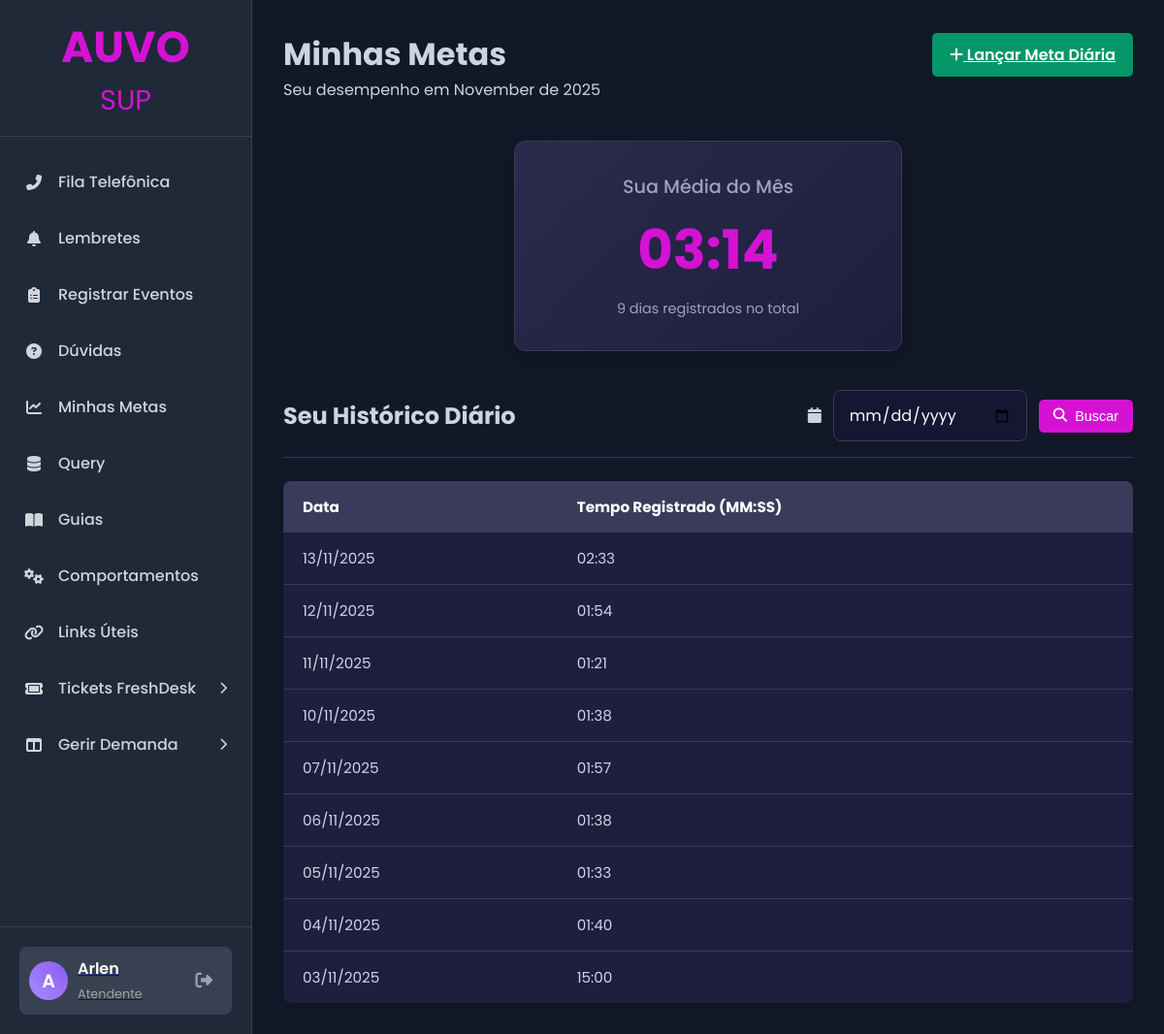
Before: /minhas-metas (signed in) with the older database file.
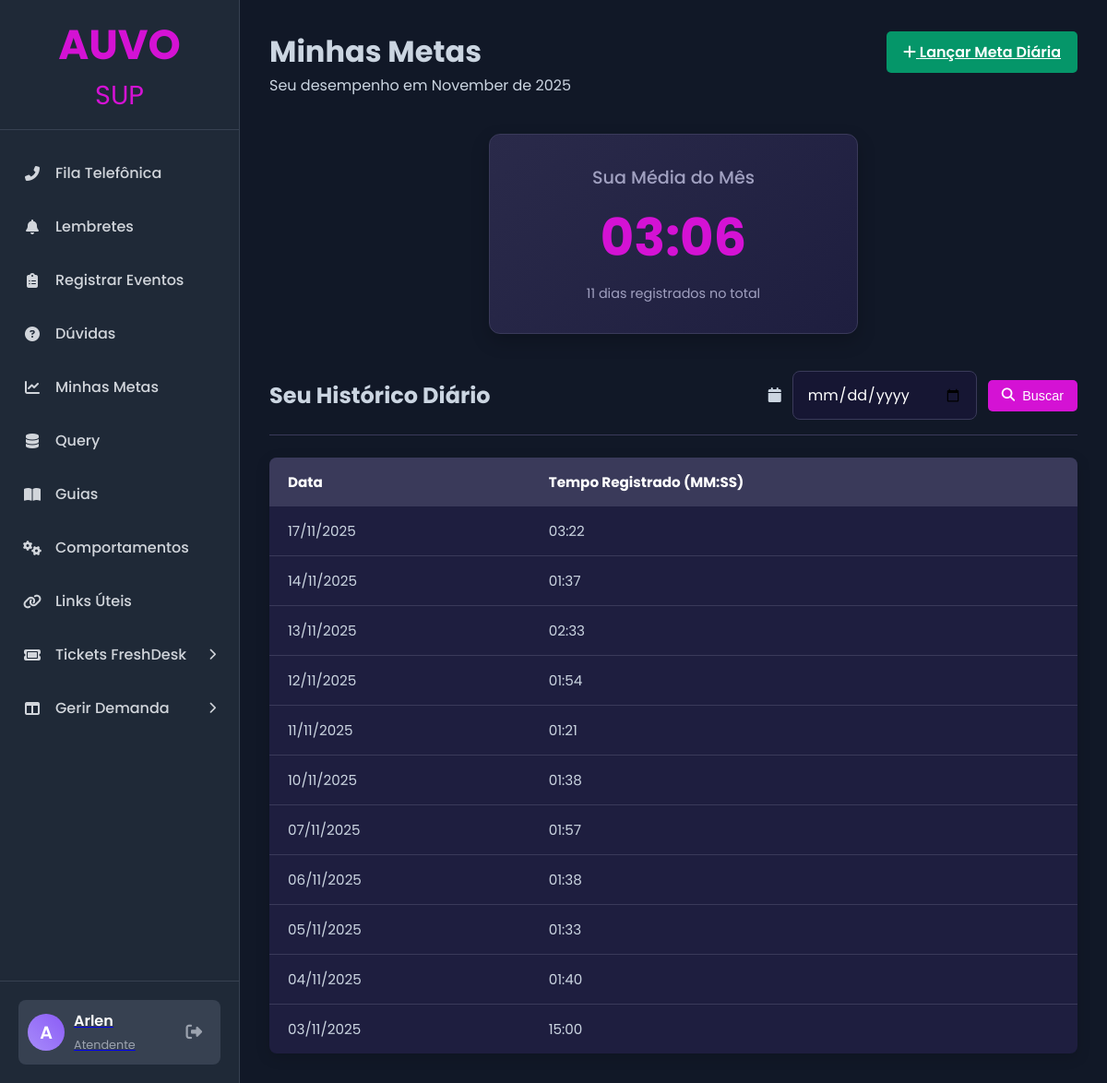
After: the same page with the newer database file.
### app.py (models this page shows, shortened)
class User(db.Model, UserMixin):
    id = db.Column(db.Integer, primary_key=True)
    name = db.Column(db.String(150), nullable=False)
    username = db.Column(db.String(80), unique=True, nullable=False)
    email = db.Column(db.String(120), unique=True, nullable=False)
    password_hash = db.Column(db.String(128), nullable=False)
    discord_id = db.Column(db.String(50), nullable=True, unique=True)
    is_admin = db.Column(db.Boolean, nullable=False, default=False)
    manager_id = db.Column(db.Integer, db.ForeignKey('user.id'), nullable=True) # <<< ADICIONADO AQUI
    lunch_start = db.Column(db.Time, nullable=True)
    lunch_end = db.Column(db.Time, nullable=True)
    ramal = db.Column(db.String(10), nullable=True)

class ServiceTime(db.Model):
    id = db.Column(db.Integer, primary_key=True)
    time_in_seconds = db.Column(db.Integer, nullable=False)
    date_recorded = db.Column(db.DateTime, default=datetime.utcnow)
    user_id = db.Column(db.Integer, db.ForeignKey('user.id'), nullable=False)
    user = db.relationship('User', backref='service_times')

### app.py (the view)
@app.route('/minhas-metas', methods=['GET'])
@login_required
def minhas_metas():
    now = datetime.utcnow()
    search_date_str = request.args.get('search_date')
    query = ServiceTime.query.filter(ServiceTime.user_id == current_user.id, extract('year', ServiceTime.date_recorded) == now.year, extract('month', ServiceTime.date_recorded) == now.month)
    if search_date_str:
        try:
            selected_date = datetime.strptime(search_date_str, '%Y-%m-%d')
            query = query.filter(db.func.date(ServiceTime.date_recorded) == selected_date.date())
        except ValueError:
            flash("Formato de data inválido.", "warning")
    my_records = query.order_by(ServiceTime.date_recorded.desc()).all()
    all_my_monthly_records = ServiceTime.query.filter(ServiceTime.user_id == current_user.id, extract('year', ServiceTime.date_recorded) == now.year, extract('month', ServiceTime.date_recorded) == now.month).all()
    my_average_time = calculate_average_time(all_my_monthly_records)
    return render_template('minhas_metas.html', title="Minhas Metas", my_average_time=my_average_time, my_records=my_records, all_my_monthly_records_count=len(all_my_monthly_records), search_date=search_date_str, now=now)

### app.py (called while the page is built)
def calculate_average_time(records):
    if not records: return "00:00"
    total_seconds = sum(r.time_in_seconds for r in records)
    avg_seconds = total_seconds / len(records)
    avg_minutes = int(avg_seconds // 60)
    avg_remaining_seconds = int(avg_seconds % 60)
    return f"{avg_minutes:02d}:{avg_remaining_seconds:02d}"

@app.context_processor
def inject_now():
    return {'now': datetime.utcnow()}

@login_manager.user_loader
def load_user(user_id):
    return User.query.get(int(user_id))

### templates/minhas_metas.html (shortened to what this page needs)
{% extends "base.html" %}
{% block content %}
<div class="page-container">
    <div class="page-header">
        <h1>{{ title }}</h1>
        <a href="{{ url_for('lancar_tempo') }}" class="action-btn resolve-btn">
            <i class="fa-solid fa-plus"></i> Lançar Meta Diária
        </a>
    </div>
    <p>Seu desempenho em {{ now.strftime('%B de %Y') }}</p>
    <div class="report-section">
        <div class="my-average-card">
            <h2>Sua Média do Mês</h2>
            <p class="average-time">{{ my_average_time }}</p>
            <p class="record-count">{{ all_my_monthly_records_count }} dias registrados no total</p>
        </div>
    </div>
    <div class="log-time-section">
        <div class="history-header">
            <h2>Seu Histórico Diário</h2>
            <form method="GET" action="{{ url_for('minhas_metas') }}" class="filter-form">
                <div class="filter-group date-filter-group">
                    <label for="search_date_input"><i class="fa-solid fa-calendar"></i></label>
                    <input type="date" name="search_date" id="search_date_input" class="form-control" value="{{ search_date or '' }}">
                </div>
                <div class="filter-group">
                    <button type="submit" class="btn-search"><i class="fa-solid fa-search"></i> Buscar</button>
                </div>
            </form>
        </div>
        {% if my_records %}
            <table class="styled-table">
                <thead>
                    <tr>
                        <th>Data</th>
                        <th>Tempo Registrado (MM:SS)</th>
                    </tr>
                </thead>
                <tbody>
                    {% for record in my_records %}
                    <tr>
                        <td>{{ record.date_recorded.strftime('%d/%m/%Y') }}</td>
                        <td>{{ '%02d:%02d' % (record.time_in_seconds // 60, record.time_in_seconds % 60) }}</td>
                    </tr>
                    {% endfor %}
                </tbody>
            </table>
        {% else %}
            <p>Nenhum tempo registrado para a data selecionada.</p>
        {% endif %}
    </div>
</div>
{% endblock %}

### templates/base.html (shortened to what this page needs)
<!DOCTYPE html>
<html lang="pt-br">
<head>
    <link rel="stylesheet" href="{{ url_for('static', filename='css/style.css') }}">
    <link rel="stylesheet" href="https://cdnjs.cloudflare.com/ajax/libs/font-awesome/6.2.0/css/all.min.css">
    {% block head_extra %}{% endblock %} </head>
<body>
    <div class="main-container">
        <nav class="sidebar">
            <div class="sidebar-header">
                <h1 style="color: #d412d4ff; font-size: 2.8em;">AUVO</h1><span style="color: #d412d4ff; font-size: 1.8em;">SUP</span>
            </div>
            <ul class="menu">
                <li class="menu-item">
                    <a href="{{ url_for('fila_telefonica') }}">
                        <i class="fa-solid fa-phone-alt menu-icon"></i>
                        <span>Fila Telefônica</span>
                    </a>
                </li>
                <li class="menu-item">
                    <a href="{{ url_for('list_reminders') }}">
                        <i class="fa-solid fa-bell menu-icon"></i>
                        <span>Lembretes</span>
                    </a>
                </li>
                <li class="menu-item">
                   <a href="{{ url_for('listar_eventos') }}">
                       <i class="fa-solid fa-clipboard-list menu-icon"></i>
                       <span>Registrar Eventos</span>
                   </a>
               </li>
                <li class="menu-item">
                   <a href="{{ url_for('listar_duvidas') }}">
                       <i class="fa-solid fa-question-circle menu-icon"></i>
                       <span>Dúvidas</span>
                   </a>
               </li>
              <li class="menu-item">
                    <a href="{{ url_for('minhas_metas') }}">
                        <i class="fa-solid fa-chart-line menu-icon"></i>
                        <span>Minhas Metas</span>
                    </a>
                </li>
                <li class="menu-item">
                       <a class="nav-link" href="{{ url_for('list_queries') }}">
                            <i class="fa-solid fa-database menu-icon"></i>
                            <span>Query</span>
                       </a>
                </li>
               <li class="menu-item">
                   <a href="{{ url_for('listar_guias') }}">
                       <i class="fa-solid fa-book-open menu-icon"></i>
                       <span>Guias</span>
                   </a>
               </li>
               <li class="menu-item">
                   <a href="{{ url_for('listar_comportamentos') }}">
                       <i class="fa-solid fa-cogs menu-icon"></i>
                       <span>Comportamentos</span>
                   </a>
               </li>
               <li class="menu-item">
                   <a href="{{ url_for('links_uteis') }}">
                       <i class="fa-solid fa-link menu-icon"></i>
                       <span>Links Úteis</span>
                   </a>
               </li>
                <li class="menu-item has-submenu" id="tickets-menu">
                    <a href="#">
                        <i class="fa-solid fa-ticket menu-icon"></i>
                        <span>Tickets FreshDesk</span>
                    </a>
                </li>
             <li class="menu-item has-submenu" id="demanda-menu">
                    <a href="#">
                        <i class="fa-solid fa-table-columns menu-icon"></i>
                        <span>Gerir Demanda </span>
                    </a>
                </li>
            </ul>
           <div class="sidebar-footer">
                {% if current_user.is_authenticated %}
                <div class="user-profile">
                    <div class="user-avatar">
                         {% if current_user.avatar_filename %}
                            <img src="{{ url_for('static', filename='uploads/avatars/' + current_user.avatar_filename) }}" alt="Avatar">
                        {% else %}
                            {{ current_user.name[0] }}
                        {% endif %}
                    </div>
                    <a href="{{ url_for('profile') }}" class="user-profile-link" title="Editar Perfil">
                        <div class="user-info">
                            <span class="user-name">{{ current_user.name }}</span>
                            <span class="user-role">Atendente</span>
                        </div>
                    </a>
                    <a href="{{ url_for('logout') }}" class="logout-icon" title="Sair">
                        <i class="fa-solid fa-right-from-bracket"></i>
                    </a>
                </div>
                {% endif %}
            </div>
        </nav>
        <main class="content">
            {% block content %}{% endblock %}
        </main>
    </div>
</body>
</html>

Changed rows visible on the page:
added ServiceTime: date_recorded "17/11/2025", time_in_seconds "03:22"
added ServiceTime: date_recorded "14/11/2025", time_in_seconds "01:37"
Other visible differences:
{{ my_average_time }}: "03:14" → "03:06"
{{ all_my_monthly_records_count }}: "9" → "11"
